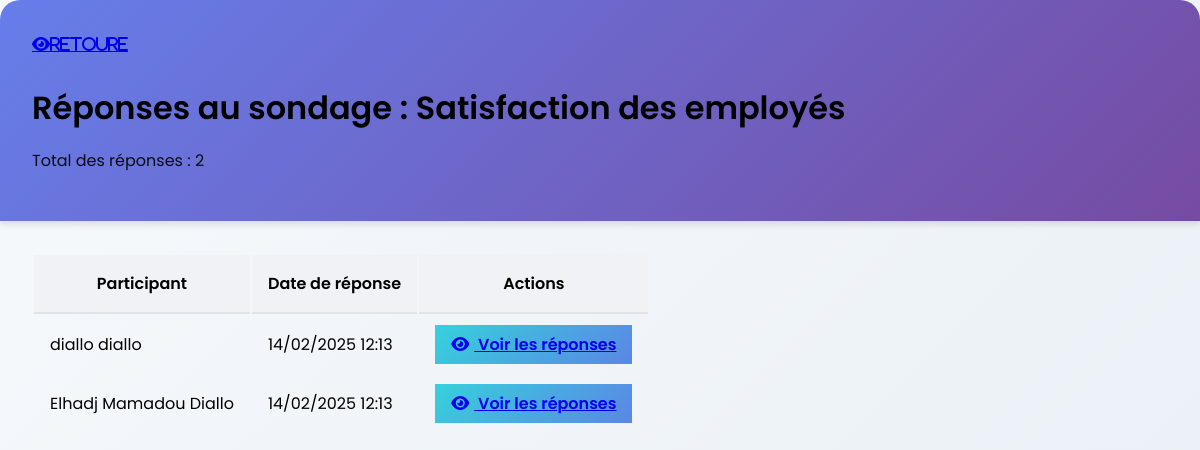
The app's page /survey/2/responses/ (signed in) with its own data.
### survey/models.py (models this page shows, shortened)
class Survey(models.Model):
    title = models.CharField(max_length=255)
    description = models.TextField()
    start_date = models.DateField()
    end_date = models.DateField()
    creator = models.ForeignKey(User, on_delete=models.CASCADE, related_name='surveys')

class Response(models.Model):
    user = models.ForeignKey(User, on_delete=models.CASCADE, related_name='responses')
    survey = models.ForeignKey(Survey, on_delete=models.CASCADE, related_name='responses')
    created_at = models.DateTimeField(auto_now_add=True, null=True, blank=True)
    class Meta:
        unique_together = ('user', 'survey')

### users/models.py (models this page shows)
class User(AbstractBaseUser, PermissionsMixin):
    email = models.EmailField(unique=True)
    first_name = models.CharField(max_length=30)
    last_name = models.CharField(max_length=30)
    is_active = models.BooleanField(default=False)
    is_staff = models.BooleanField(default=False)
    is_superuser = models.BooleanField(default=False)
    date_joined = models.DateTimeField(default=timezone.now)
    username = None
    objects = UserManager()
    USERNAME_FIELD = 'email'
    EMAIL_FIELD = 'email'
    REQUIRED_FIELDS = ['first_name', 'last_name', 'password']

### survey/views.py (the view)
# urls.py: path('survey/<int:survey_id>/responses/', SurveyResponsesListView.as_view(), name='survey_responses'),
class SurveyResponsesListView(LoginRequiredMixin, ListView):
    model = Response
    template_name = 'survey/responses_list.html'
    context_object_name = 'responses'
    def get_queryset(self):
        self.survey = get_object_or_404(Survey, pk=self.kwargs['survey_id'])
        return Response.objects.filter(survey=self.survey).select_related('user')
    def get_context_data(self, **kwargs):
        context = super().get_context_data(**kwargs)
        context['survey'] = self.survey
        context['total_responses'] = self.get_queryset().count()
        context['questions'] = self.survey.questions.all()
        return context

### survey/templates/survey/responses_list.html (shortened to what this page needs)
{% extends 'survey/base.html' %}
{% block content %}
<div class="container py-5">
  <div class="card custom-card shadow-lg border-0">
    <div class="card-header text-white text-center custom-card-header">
      <a class="fas fa-eye" href = "{% url "liste" %}" >Retoure</a>
      <h2 class="mb-1">Réponses au sondage : {{ survey.title }}</h2>
      <p class="mb-0">Total des réponses : {{ total_responses }}</p>
    </div>
    <div class="card-body">
      {% if responses %}
        <div class="table-responsive">
          <table class="table table-hover align-middle custom-table">
            <thead>
              <tr>
                <th class="text-center">Participant</th>
                <th class="text-center">Date de réponse</th>
                <th class="text-center">Actions</th>
              </tr>
            </thead>
            <tbody>
              {% for response in responses %}
                <tr class="custom-table-row">
                  <td class="text-center">{{ response.user.first_name }} {{ response.user.last_name }}</td>
                  <td class="text-center">{{ response.created_at|date:"d/m/Y H:i" }}</td>
                  <td class="text-center">
                    <a href="{% url 'response_detail' response.pk %}" class="btn custom-btn btn-info btn-sm rounded-pill">
                      <i class="fas fa-eye"></i> Voir les réponses
                    </a>
                  </td>
                </tr>
              {% endfor %}
            </tbody>
          </table>
        </div>
      {% else %}
        <div class="alert alert-info text-center">
          Aucune réponse n'a encore été enregistrée pour ce sondage.
        </div>
      {% endif %}
    </div>
  </div>
</div>
{% endblock %}

### survey/templates/survey/responses_list.html (style rules this page uses)
body { font-family: 'Poppins', sans-serif; background: linear-gradient(135deg, #f6f9fc, #e9eff5); margin: 0; padding: 0; min-height: 100vh; }
.custom-card { border-radius: 20px; overflow: hidden; animation: fadeInUp 0.8s ease-out; }
.custom-card-header { background: linear-gradient(135deg, #667eea, #764ba2); padding: 2rem; box-shadow: 0 4px 6px rgba(0, 0, 0, 0.1); }
.custom-card-header h2 { font-size: 2rem; font-weight: 600; margin-bottom: 0.5rem; }
.custom-card-header p { font-size: 1rem; opacity: 0.9; }
.card-body { padding: 2rem; }
.custom-table thead th { background: #f0f2f5; font-weight: 600; padding: 1rem; border-bottom: 2px solid #dfe4ea; }
.custom-table tbody td { padding: 1rem; vertical-align: middle; }
.custom-table-row { transition: all 0.3s ease; }
.custom-btn { background: linear-gradient(135deg, #36d1dc, #5b86e5); border: none; padding: 0.5rem 1rem; font-weight: 600; transition: transform 0.2s ease, box-shadow 0.2s ease; }
.custom-btn i.fas { margin-right: 5px; }

### records on screen
Survey: title "Satisfaction des employés"
Response: user.first_name "diallo", user.last_name "diallo", created_at "14/02/2025 12:13"
Response: user.first_name "Elhadj Mamadou", user.last_name "Diallo", created_at "14/02/2025 12:13"

### other values on screen
{{ total_responses }} "2"
